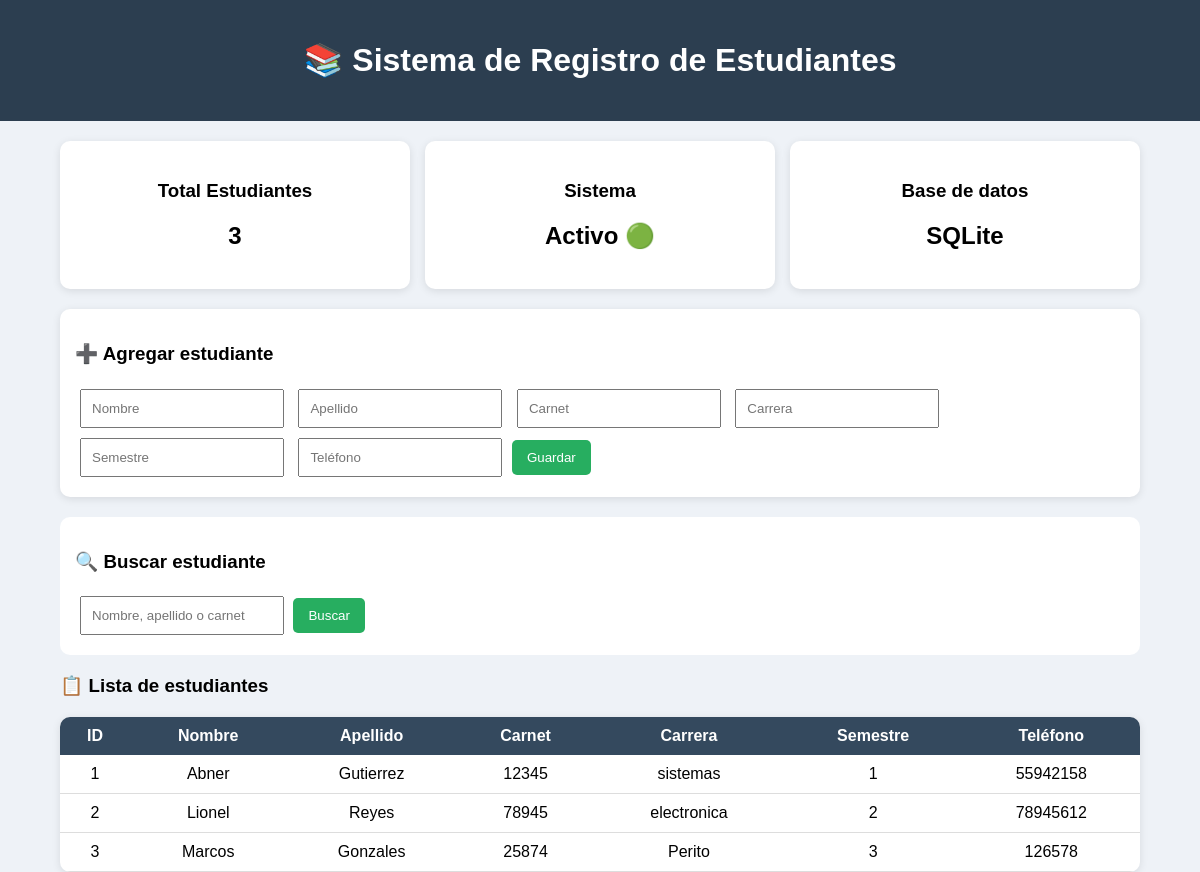
The page / on the database its author committed.
### tables this page shows
CREATE TABLE estudiantes (
        id INTEGER PRIMARY KEY AUTOINCREMENT,
        nombre TEXT NOT NULL,
        apellido TEXT NOT NULL,
        carnet TEXT NOT NULL,
        carrera TEXT NOT NULL,
        semestre TEXT NOT NULL,
        telefono TEXT NOT NULL
    );

### app.py (the view)
@app.route("/")
def index():
    conexion = sqlite3.connect("estudiantes.db")
    cursor = conexion.cursor()
    cursor.execute("SELECT * FROM estudiantes")
    estudiantes = cursor.fetchall()
    conexion.close()
    return render_template("index.html", estudiantes=estudiantes)

### templates/index.html (shortened to what this page needs)
<!DOCTYPE html>
<html lang="es">
<head>
</head>
<body>
<div class="header">
    <h1>📚 Sistema de Registro de Estudiantes</h1>
</div>
<div class="container">
<div class="cards">
    <div class="card">
        <h3>Total Estudiantes</h3>
        <h2>{{ estudiantes|length }}</h2>
    </div>
    <div class="card">
        <h3>Sistema</h3>
        <h2>Activo 🟢</h2>
    </div>
    <div class="card">
        <h3>Base de datos</h3>
        <h2>SQLite</h2>
    </div>
</div>
<div class="form-box">
<h3>➕ Agregar estudiante</h3>
<form action="/agregar" method="POST">
    <input type="text" name="nombre" placeholder="Nombre" required>
    <input type="text" name="apellido" placeholder="Apellido" required>
    <input type="text" name="carnet" placeholder="Carnet" required>
    <input type="text" name="carrera" placeholder="Carrera" required>
    <input type="text" name="semestre" placeholder="Semestre" required>
    <input type="text" name="telefono" placeholder="Teléfono" required>
    <button type="submit">Guardar</button>
</form>
</div>
<div class="search-box">
<h3>🔍 Buscar estudiante</h3>
<form action="/buscar" method="GET">
    <input type="text" name="texto" placeholder="Nombre, apellido o carnet">
    <button type="submit">Buscar</button>
</form>
</div>
<h3 style="margin-top:20px;">📋 Lista de estudiantes</h3>
<table>
<tr>
    <th>ID</th>
    <th>Nombre</th>
    <th>Apellido</th>
    <th>Carnet</th>
    <th>Carrera</th>
    <th>Semestre</th>
    <th>Teléfono</th>
</tr>
{% for e in estudiantes %}
<tr>
    <td>{{ e[0] }}</td>
    <td>{{ e[1] }}</td>
    <td>{{ e[2] }}</td>
    <td>{{ e[3] }}</td>
    <td>{{ e[4] }}</td>
    <td>{{ e[5] }}</td>
    <td>{{ e[6] }}</td>
</tr>
{% endfor %}
</table>
</div>
</body>
</html>

### templates/index.html (style rules this page uses)
body { font-family: Arial; background: #eef2f7; margin: 0; }
.header { background: #2c3e50; color: white; padding: 20px; text-align: center; }
.container { width: 90%; margin: auto; }
.cards { display: flex; gap: 15px; margin-top: 20px; }
.card { flex: 1; background: white; padding: 20px; border-radius: 10px; text-align: center; box-shadow: 0px 2px 8px rgba(0,0,0,0.1); }
.form-box { background: white; padding: 15px; margin-top: 20px; border-radius: 10px; box-shadow: 0px 2px 8px rgba(0,0,0,0.1); }
input { padding: 10px; margin: 5px; width: 180px; }
button { padding: 10px 15px; background: #27ae60; color: white; border: none; cursor: pointer; border-radius: 5px; }
.search-box { margin-top: 20px; background: white; padding: 15px; border-radius: 10px; }
table { width: 100%; margin-top: 20px; background: white; border-collapse: collapse; border-radius: 10px; overflow: hidden; box-shadow: 0px 2px 8px rgba(0,0,0,0.1); }
th { background: #34495e; color: white; padding: 10px; }
td { padding: 10px; text-align: center; border-bottom: 1px solid #ddd; }

### rows shown on the page
estudiantes: id "1", nombre "Abner", apellido "Gutierrez", carnet "12345", carrera "sistemas", semestre "1", telefono "55942158"
estudiantes: id "2", nombre "Lionel", apellido "Reyes", carnet "78945", carrera "electronica", semestre "2", telefono "78945612"
estudiantes: id "3", nombre "Marcos", apellido "Gonzales", carnet "25874", carrera "Perito", semestre "3", telefono "126578"

### other values the page prints
{{ estudiantes|length }} "3"
